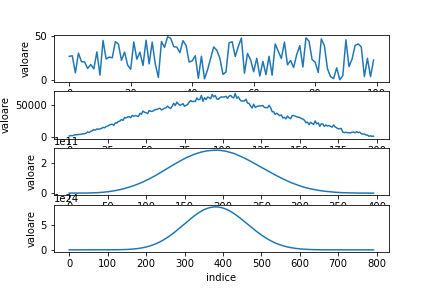

Here is the Python script that generated this plot:
import matplotlib.pyplot as plt
import numpy as np
import scipy

x = np.random.rand(100) * 50

fig, axs = plt.subplots(4)
axs[0].plot(x)
x = np.convolve(x, x)
axs[1].plot(x)
x = np.convolve(x, x)
axs[2].plot(x)
x = np.convolve(x, x)
axs[3].plot(x)

for ax in axs.flat:
    ax.set_xlabel('indice')
    ax.set_ylabel('valoare')

plt.savefig('ex1.png', format='png')
plt.savefig('ex1.pdf', format='pdf')